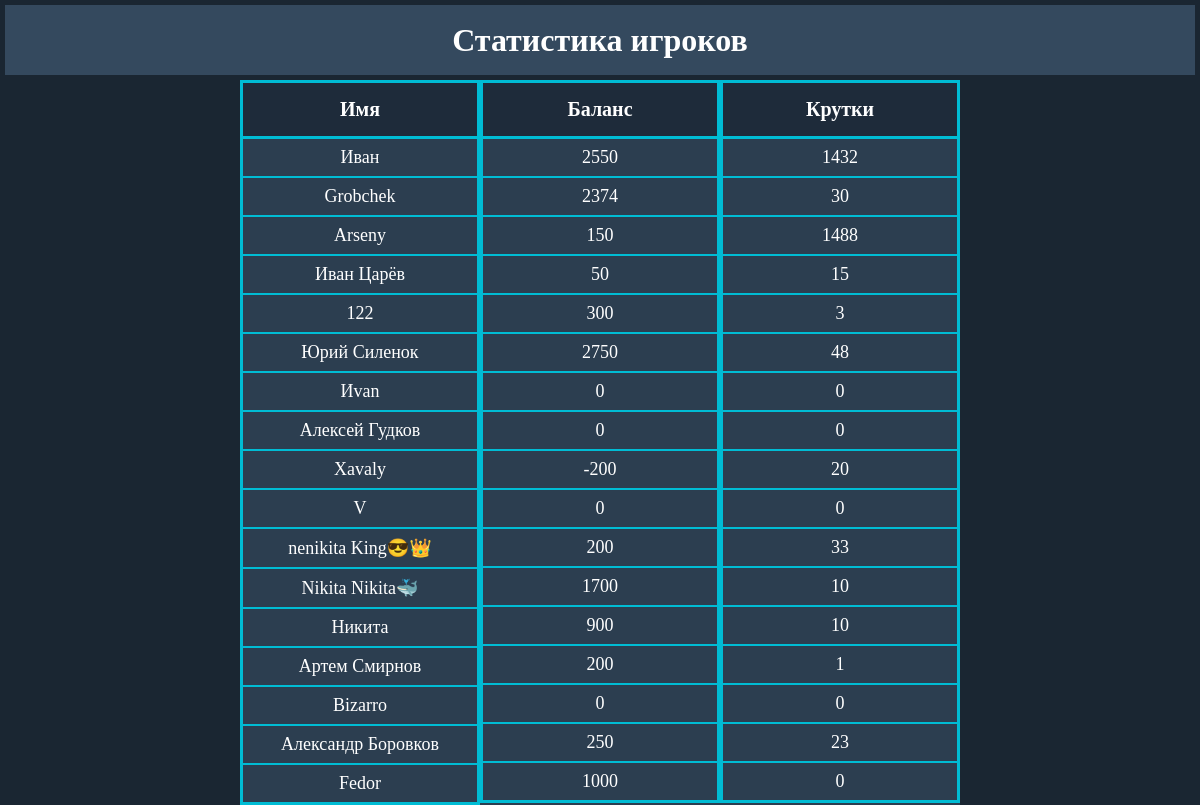
Before: / with the older database file.
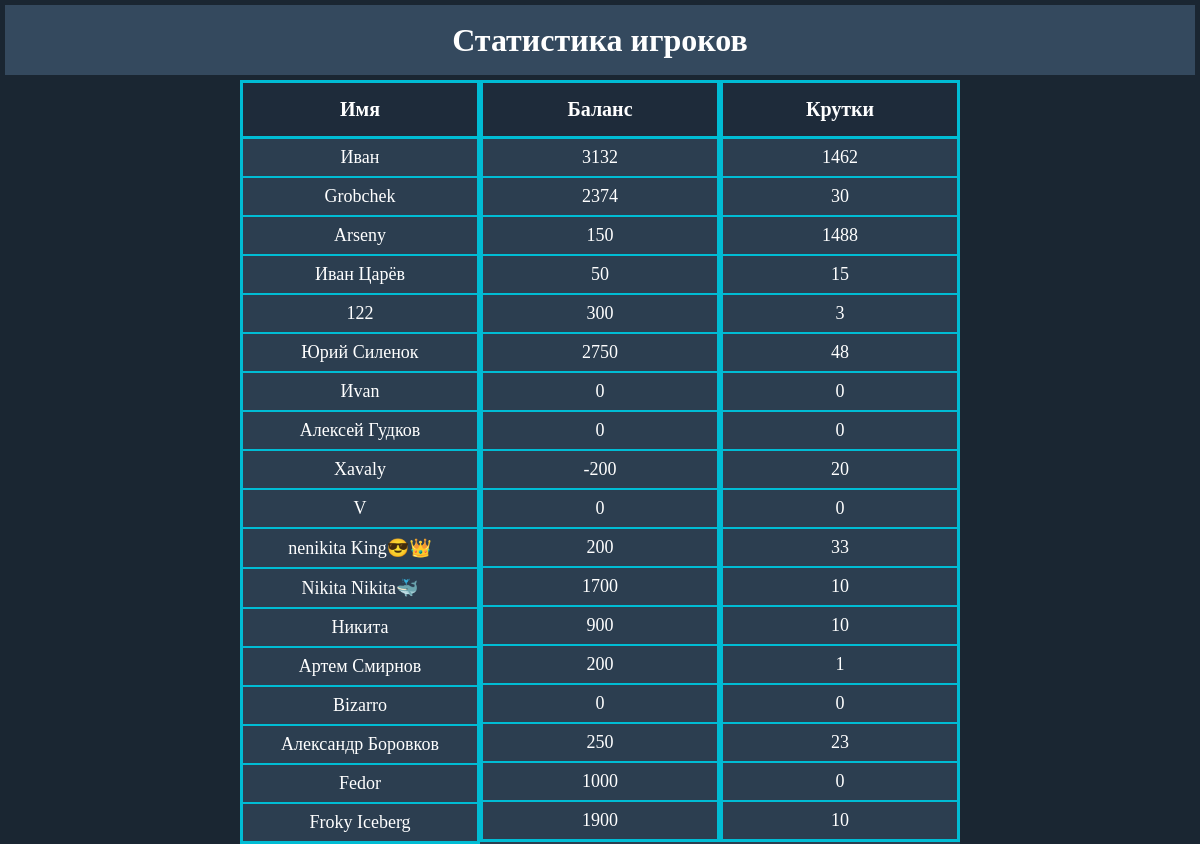
After: the same page with the newer database file.
### tables this page shows
CREATE TABLE "Players" (
	"id"	INTEGER NOT NULL,
	"user_id"	INTEGER,
	"username"	TEXT,
	"balance"	INTEGER,
	"spins"	INTEGER DEFAULT 0,
	PRIMARY KEY("id" AUTOINCREMENT)
);

### Syte/base/server.py (the view)
@app.route('/')
def index():
    cursor, connect = connect_db()
    cursor.execute("SELECT username, balance, spins FROM Players")
    users = cursor.fetchall()
    print("USERS:", users)
    connect.close()
    return render_template('syte.html', users=users)

### Syte/base/server.py (called while the page is built)
def connect_db():
    connect = sqlite3.connect(DB_PATH)
    cursor = connect.cursor()
    return cursor, connect

### Syte/base/templates/syte.html (shortened to what this page needs)
<!DOCTYPE html>
<html lang="ru">
<head>
    <link rel="stylesheet" href="../static/styles/style.css">
</head>
<body>
    <h1>Статистика игроков</h1>
    <div class="my-style1">
        <div class="column1"></div>
        <div class="column2">
            <h3>Имя</h3>
            {% for user in users %}
            <p>{{ user[0] }}</p>
            {% endfor %}
        </div>
        <div class="column2">
            <h3>Баланс</h3>
            {% for user in users %}
            <p>{{ user[1] }}</p>
            {% endfor %}
        </div>
        <div class="column2">
            <h3>Крутки</h3>
            {% for user in users %}
            <p>{{ user[2] }}</p>
            {% endfor %}
        </div>
        <div class="column1"></div>
    </div>
</body>
</html>

Changed rows visible on the page:
changed Players "Иван": balance "2550" → "3132"; spins "1432" → "1462"
added Players: username "Froky Iceberg", balance "1900", spins "10"
